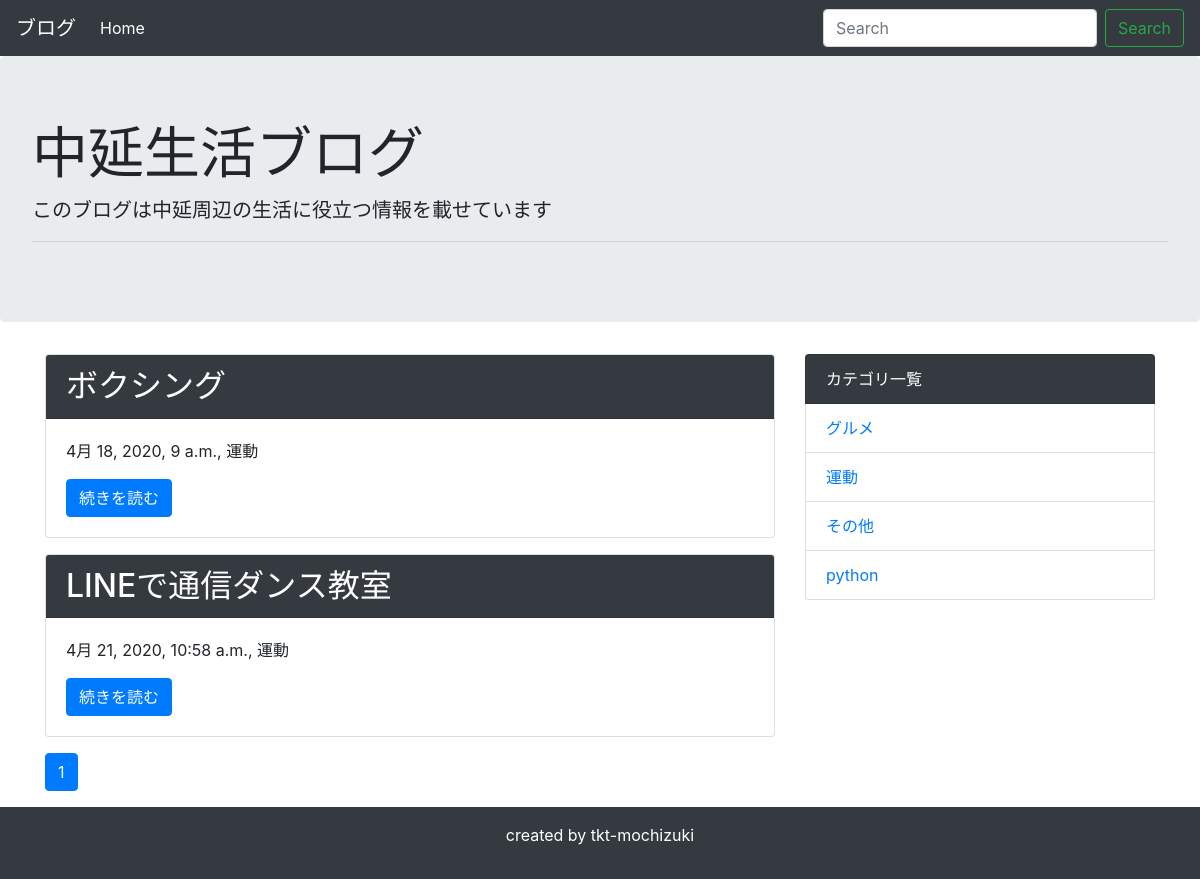
Before: /category/2/ with the older database file.
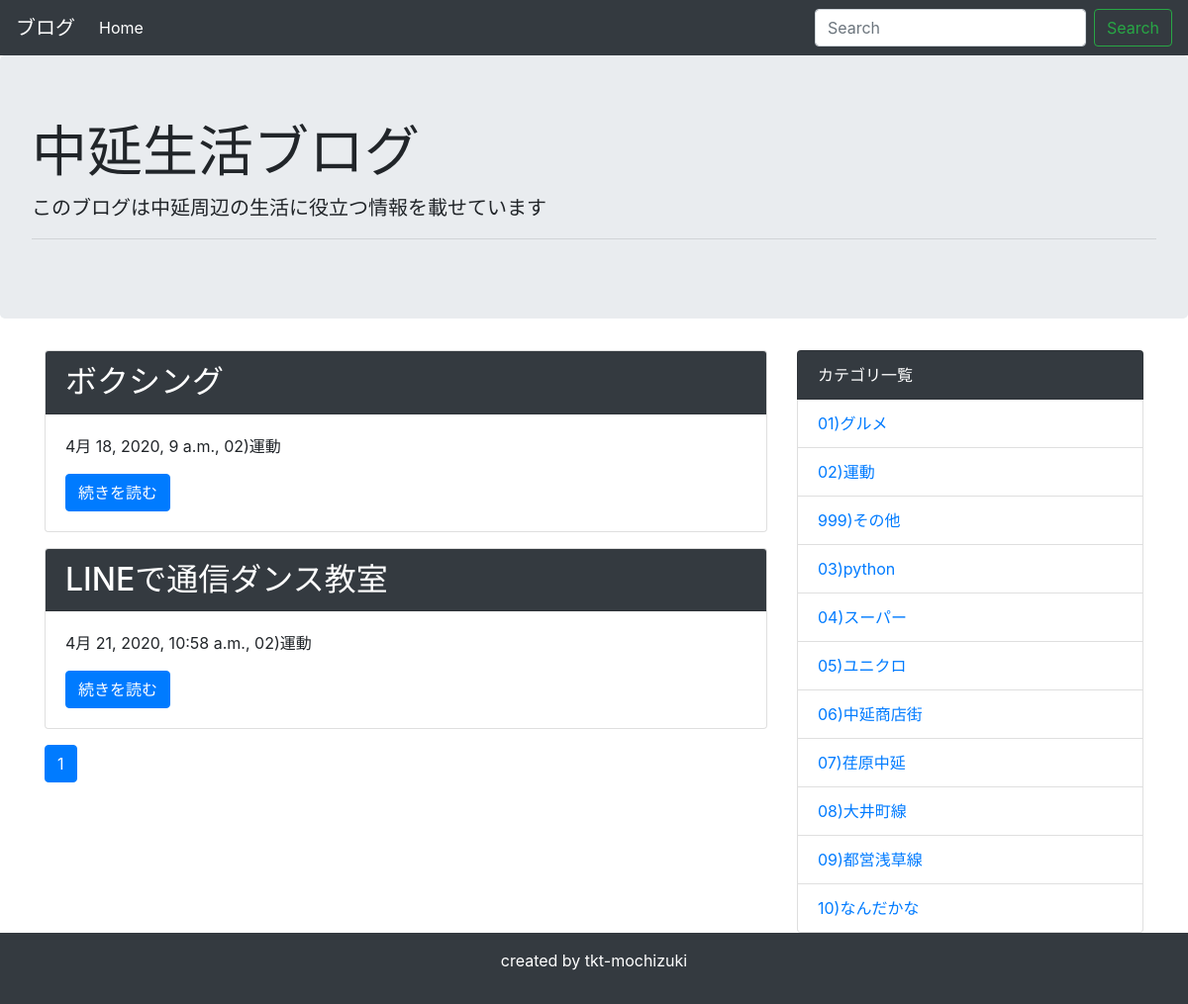
After: the same page with the newer database file.
### blog/models.py (models this page shows, shortened)
class Post(models.Model):
    title = models.CharField('タイトル', max_length=100)
    text = models.TextField('本文')
    created_at = models.DateTimeField('作成日',default=timezone.now)
    category = models.ForeignKey(
        Category, verbose_name = 'カテゴリ', on_delete = models.PROTECT
    )

class Category(models.Model):
    name = models.CharField('カテゴリー名', max_length=200)
    created_at = models.DateTimeField('作成日',default=timezone.now)
    def __str__(self):
        return self.name

### blog/views.py (the view)
# urls.py: path('category/<int:pk>/', views.CategoryView.as_view(), name='category'),
class CategoryView(generic.ListView):
    template_name = 'blog/post_list.html'
    model = Post
    paginate_by = 10 # 追加
    def get_queryset(self):
        category = get_object_or_404(Category, pk=self.kwargs['pk'])
        queryset = Post.objects.order_by('created_at').filter(category=category)
        return queryset

### blog/context_processors.py (called while the page is built)
def common(request):
    context = {
        'category_list':Category.objects.all(),
    }
    return context

### blog/templatetags/mytag.py (called while the page is built)
@register.simple_tag
def url_replace(request, field, value):
    url_dict = request.GET.copy()
    url_dict[field] = value
    return url_dict.urlencode()

### blog/templates/blog/post_list.html
{% extends 'blog/base.html' %}
{% block content %}
{% for post in post_list %}
<div class="card mb-3">
    <h2 class="card-header bg-dark text-white">{{ post.title }}</h2>
    <div class="card-body">
      <p>{{ post.created_at }}, {{ post.category }}</p>
      <a href="{% url 'blog:detail' post.pk %}" class="btn btn-primary">続きを読む</a>
    </div>
</div>
{% endfor %}
{% include 'blog/pagination.html' %}
{% endblock %}

### blog/templates/blog/base.html (shortened to what this page needs)
<!doctype html>
<html lang="ja">
  <head>
    <link rel="stylesheet" href="https://stackpath.bootstrapcdn.com/bootstrap/4.4.1/css/bootstrap.min.css">
  </head>
  <body>
    <nav class="navbar navbar-expand-lg navbar-dark bg-dark">
      <a class="navbar-brand" href="#">ブログ</a>
      <div class="collapse navbar-collapse" id="navbarSupportedContent">
        <ul class="navbar-nav mr-auto">
          <li class="nav-item active">
            <a class="nav-link" href="{% url 'blog:index' %}">Home</a>
          </li>
        </ul>
        <form class="form-inline my-2 my-lg-0" method="GET" action="{% url 'blog:index' %}">
          <input class="form-control mr-sm-2" type="text" placeholder="Search" aria-label="Search" name="keyword">
          <button class="btn btn-outline-success my-2 my-sm-0" type="submit">Search</button>
        </form>
      </div>
    </nav>
    <div class="jumbotron">
      <h1 class="display-4">中延生活ブログ</h1>
      <p class="lead">このブログは中延周辺の生活に役立つ情報を載せています</p>
      <hr class="my-2">
    </div>
    <div class="container">
      <div class="row">
          <div class="col-md-8">
              {% block content %}
              {% endblock %}
          </div>
          <div class="col-md-4">
              <ul class="list-group">
                  <li class="list-group-item bg-dark text-white">カテゴリ一覧</li>
                  {% for category in category_list %}
                  <li class="list-group-item"><a href="{% url 'blog:category' category.pk %}">{{ category }}</a></li>
                  {% endfor %}
              </ul>
          </div>
      </div>
    </div>
    <footer class="bg-dark text-white text-center py-3">
        <p>created by tkt-mochizuki</p>
    </footer>
  </body>
</html>

Changed rows visible on the page:
changed through a linked row, Post "ボクシング": category "運動" → "02)運動"
changed Post "LINEで通信ダンス教室": category "運動" → "02)運動"
changed Category: name "グルメ" → "01)グルメ"
changed Category (number 2 of 11 on the later page): name "運動" → "02)運動"
changed Category: name "その他" → "999)その他"
changed Category: name "python" → "03)python"
added Category: name "04)スーパー"
added Category: name "05)ユニクロ"
added Category: name "06)中延商店街"
added Category: name "07)荏原中延"
added Category: name "08)大井町線"
added Category: name "09)都営浅草線"
added Category: name "10)なんだかな"
